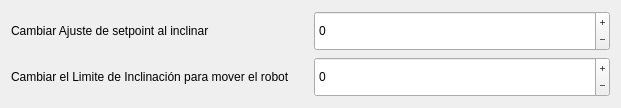
        <widget class="QWidget" name="layoutWidget">
         <property name="geometry">
          <rect>
           <x>0</x>
           <y>380</y>
           <width>621</width>
           <height>92</height>
          </rect>
         </property>
         <layout class="QVBoxLayout" name="verticalLayout_36">
          <item>
           <layout class="QHBoxLayout" name="horizontalLayout_38">
            <item>
             <widget class="QLabel" name="CHANGE_RC_SETPOINT_label">
              <property name="minimumSize">
               <size>
                <width>0</width>
                <height>30</height>
               </size>
              </property>
              <property name="maximumSize">
               <size>
                <width>16777215</width>
                <height>1221212</height>
               </size>
              </property>
              <property name="text">
               <string>Cambiar Ajuste de setpoint al inclinar</string>
              </property>
             </widget>
            </item>
            <item>
             <widget class="QSpinBox" name="Ajust_RC_Setpoint_spinBox">
              <property name="minimumSize">
               <size>
                <width>0</width>
                <height>40</height>
               </size>
              </property>
              <property name="autoFillBackground">
               <bool>false</bool>
              </property>
              <property name="wrapping">
               <bool>true</bool>
              </property>
              <property name="alignment">
               <set>Qt::AlignmentFlag::AlignLeading|Qt::AlignmentFlag::AlignLeft|Qt::AlignmentFlag::AlignVCenter</set>
              </property>
              <property name="buttonSymbols">
               <enum>QAbstractSpinBox::ButtonSymbols::PlusMinus</enum>
              </property>
              <property name="showGroupSeparator" stdset="0">
               <bool>false</bool>
              </property>
              <property name="minimum">
               <number>0</number>
              </property>
              <property name="maximum">
               <number>200</number>
              </property>
              <property name="singleStep">
               <number>1</number>
              </property>
             </widget>
            </item>
           </layout>
          </item>
          <item>
           <layout class="QHBoxLayout" name="horizontalLayout_39">
            <item>
             <widget class="QLabel" name="IR_1_label_33">
              <property name="minimumSize">
               <size>
                <width>0</width>
                <height>30</height>
               </size>
              </property>
              <property name="maximumSize">
               <size>
                <width>16777215</width>
                <height>1221212</height>
               </size>
              </property>
              <property name="text">
               <string>Cambiar el Limite de Inclinación para mover el robot</string>
              </property>
             </widget>
            </item>
            <item>
             <widget class="QSpinBox" name="Limite_error_spinBox">
              <property name="minimumSize">
               <size>
                <width>0</width>
                <height>40</height>
               </size>
              </property>
              <property name="autoFillBackground">
               <bool>false</bool>
              </property>
              <property name="wrapping">
               <bool>true</bool>
              </property>
              <property name="alignment">
               <set>Qt::AlignmentFlag::AlignLeading|Qt::AlignmentFlag::AlignLeft|Qt::AlignmentFlag::AlignVCenter</set>
              </property>
              <property name="buttonSymbols">
               <enum>QAbstractSpinBox::ButtonSymbols::PlusMinus</enum>
              </property>
              <property name="showGroupSeparator" stdset="0">
               <bool>false</bool>
              </property>
              <property name="minimum">
               <number>0</number>
              </property>
              <property name="maximum">
               <number>200</number>
              </property>
              <property name="singleStep">
               <number>1</number>
              </property>
             </widget>
            </item>
           </layout>
          </item>
         </layout>
        </widget>
